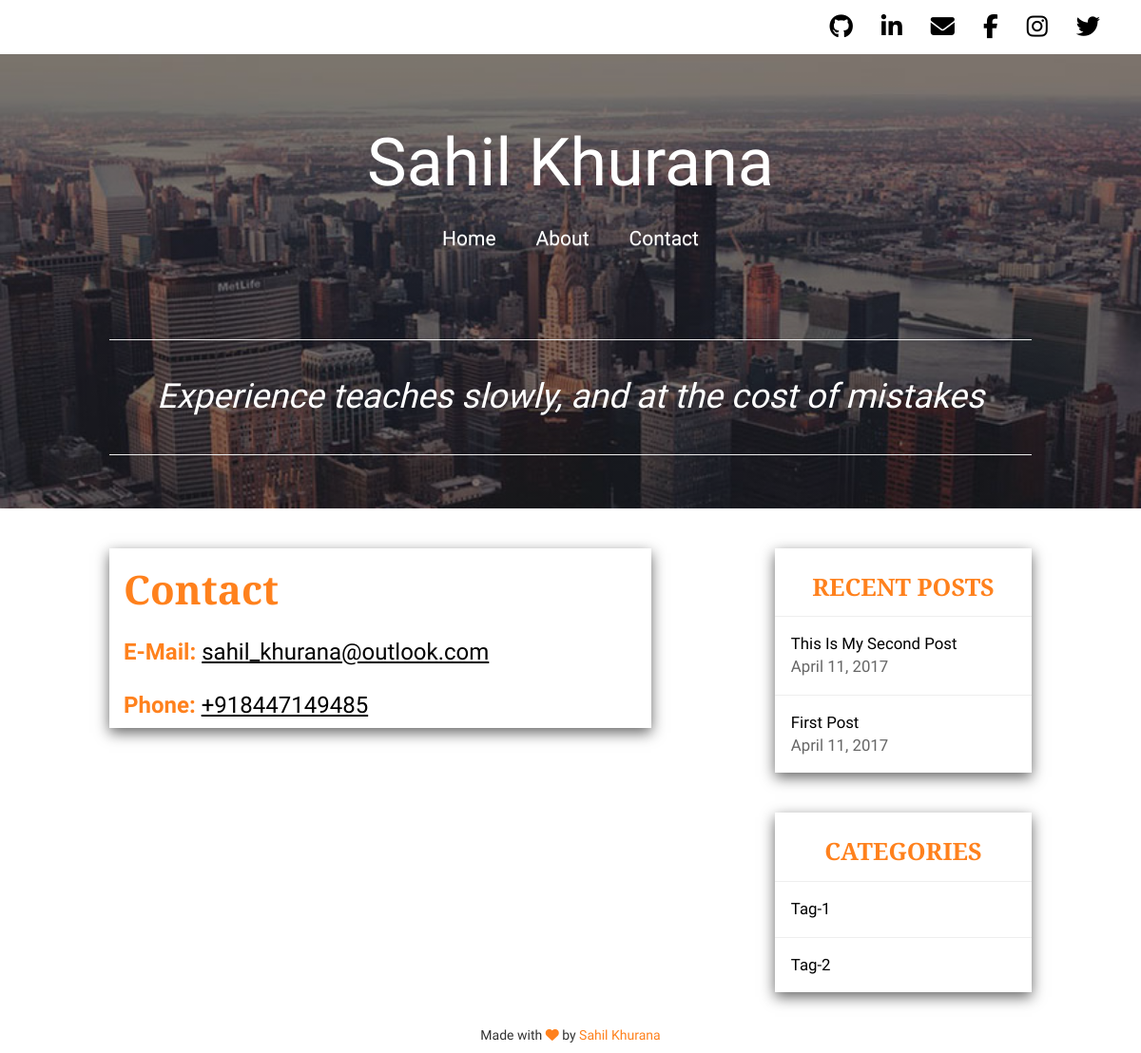
The app's page /contact/, older data.
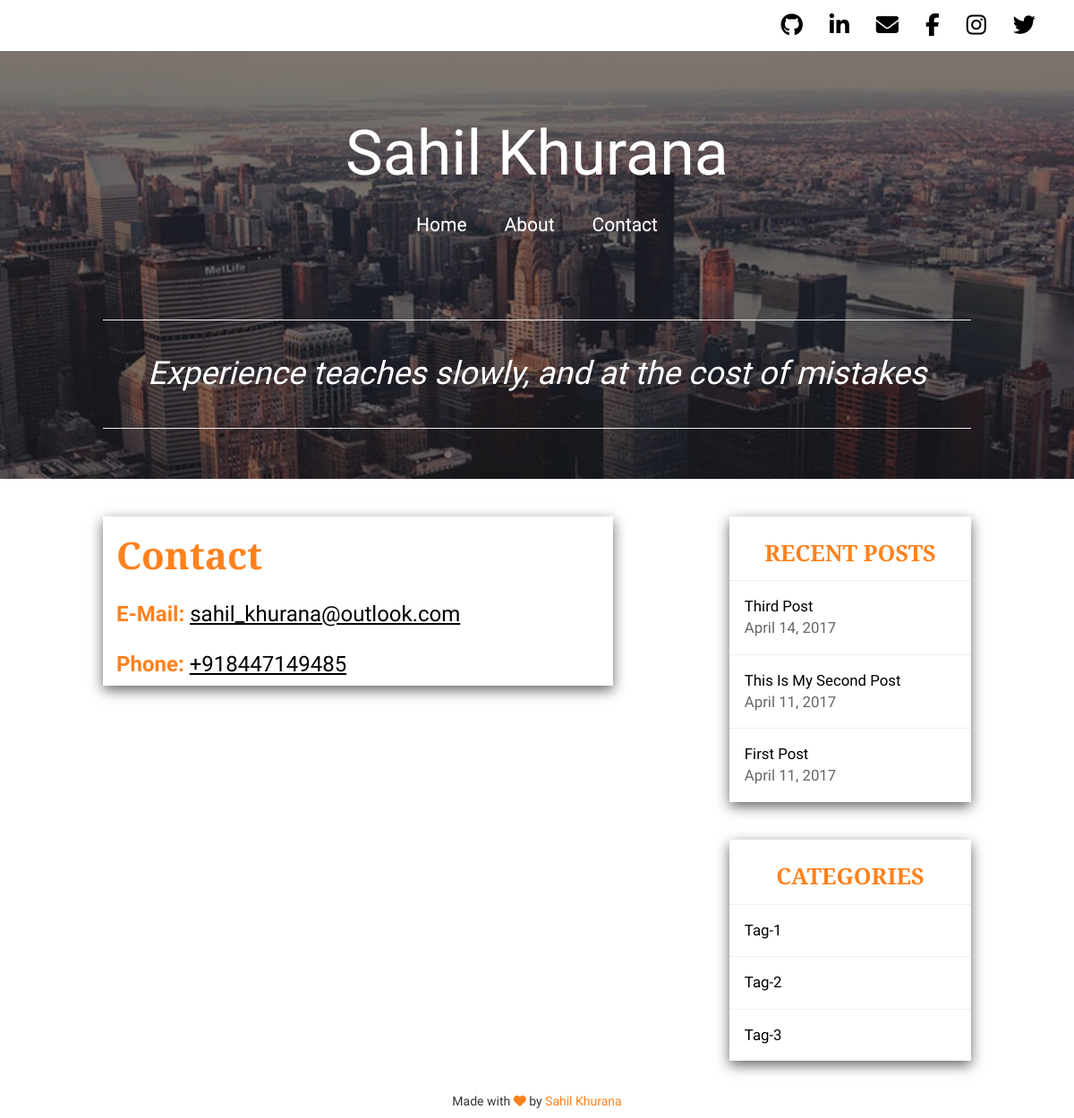
The same page, newer data.
### blog/models.py (models this page shows, shortened)
class Post(models.Model):
    title = models.CharField(max_length = 200)
    desc_sh = RichTextUploadingField(verbose_name = 'Short Description')
    desc_lg = RichTextUploadingField(verbose_name = 'Long Description')
    image = models.ImageField(upload_to='%Y/%m/%d/', blank=True, null=True)
    create_date = models.DateTimeField(verbose_name = 'Created on:', default = timezone.now())
    published_date = models.DateTimeField(verbose_name = 'Published on:', blank = True, null =  True)
    read_time = models.IntegerField(default = 5)
    tags = models.ManyToManyField('Tag')
    def was_published_recently(self):
        now  = timezone.now()
        return now - datetime.timedelta(days=1) <= self.published_date <= now
    was_published_recently.admin_order_field = 'published_date'
    was_published_recently.boolean = True
    was_published_recently.short_description = 'Published recently?'

class Tag(models.Model):
    name = models.CharField(max_length = 100, blank=True, null=True)

### blog/views.py (the view)
# urls.py: url(r'^contact/$', views.contact, name='contact')
def contact(request):
    latest_posts = Post.objects.order_by('-published_date')[:5]
    tags = Tag.objects.all()
    context = {'latest_posts':latest_posts, 'tags':tags}
    return render(request, 'blog/contact.html', context)

### blog/templates/blog/contact.html
{% extends 'blog/base.html' %}
{% block contact %}
<div class="row shCard" id="contactme">
    <div class="row" id="contactContact">
        <div class="col-md-12">
        <h1>Contact</h1>
        </div>
    </div>
    <div class="row" id="contactEmail">
        <div class="col-md-12">
        <h3>E-Mail: <a href="mailto:sahil_khurana@outlook.com">sahil_khurana@outlook.com</a></h3>
        </div>
    </div>
    <div class="row" id="contactPhone">
        <div class="col-md-12">
        <h3>Phone: <span>+918447149485</span></h3>
        </div>
    </div>
</div>
{% endblock %}

### blog/templates/blog/base.html (shortened to what this page needs)
{% load static %}
<!DOCTYPE html>
<html>
<head>
	<link rel="stylesheet" href="https://maxcdn.bootstrapcdn.com/bootstrap/3.3.7/css/bootstrap.min.css">
	<link rel="stylesheet" href="https://maxcdn.bootstrapcdn.com/bootstrap/3.3.7/css/bootstrap-theme.min.css">
	<link rel="stylesheet" type="text/css" href="{% static 'blog/css/main.css' %}">
</head>
<body>
	<nav class="navbar navbar-default">
		<div class="container-fluid">
			<ul class="nav navbar-nav navbar-right">
				<li>
					<a href="https://www.github.com/sahilkhurana19" target="_blank"><i class="fa fa-github"></i></a>
				</li>
				<li>
					<a href="https://www.linkedin.com/in/sahilkhurana19/" target="_blank"><i class="fa fa-linkedin"></i></a>
				</li>
				<li>
					<a href="mailto:sahil_khurana@outlook.com" target="_blank"><i class="fa fa-envelope"></i></a>
				</li>
				<li>
					<a href="https://www.facebook.com/sahil.khurana19" target="_blank"><i class="fa fa-facebook"></i></a>
				</li>
				<li>
					<a href="https://www.instagram.com/sahilkhurana19/" target="_blank"><i class="fa fa-instagram"></i></a>
				</li>
				<li>
					<a href="https://www.twitter.com/sahil_khurana19" target="_blank"><i class="fa fa-twitter"></i></a>
				</li>
			</ul>
		</div>
	</nav>
	<div class="conatiner-fluid">
		<div class="row marginEquator" id="skylinePhoto">
			<div class="col-md-12 col-sm-12 col-xs-12 col-lg-12" id="contentBox">
				<div class="row marginEquator" id="nameRow">
					<h1>Sahil Khurana</h1>
				</div>
				<div class="row" id="navRow">
					<ul class="nav navbar-nav">
						<li>
							<a href="/">Home</a>
						</li>
						<li>
							<a href="https://sahilkhurana19.github.io" target="_blank">About</a>
						</li>
						<li>
							<a href="/contact/#contactme">Contact</a>
						</li>
					</ul>
				</div>
				<div class="row marginEquator">
					<div class="col-md-offset-1 col-lg-offset-1 col-sm-offset-1 col-xs-offset-1 col-md-10 col-lg-10 col-sm-10 col-xs-10">
					<hr id="lineAbove">
					</div>
				</div>
				<div class="row marginEquator">
					<div class="col-md-offset-1 col-lg-offset-1 col-sm-offset-1 col-xs-offset-1 col-md-10 col-lg-10 col-sm-10 col-xs-10">
					<h1 id="mainQuote">Experience teaches slowly, and at the cost of mistakes</h1>
					</div>
				</div>
				<div class="row marginEquator">
					<div class="col-md-offset-1 col-lg-offset-1 col-sm-offset-1 col-xs-offset-1 col-md-10 col-lg-10 col-sm-10 col-xs-10">
					<hr id="lineBelow">
					</div>
				</div>
			</div>
		</div>
		<div class="row marginEquator">
			<div class="col-md-offset-1 col-lg-offset-1 col-md-6 col-sm-7 col-xs-12 col-lg-6">
					{% block contact %}
					{% endblock %}
			</div>
			<div class="col-md-offset-1 col-lg-offset-1 col-sm-offset-1 col-md-3 col-lg-3 col-sm-4 col-xs-12 ">
				<div class="row shCard">
				<h2 class="rightCard">
					RECENT POSTS
				</h2>
				{% for post in latest_posts %}
					<div class="recentPosts">
						<a href="{% url 'blog:detail' post.id %}">{{ post.title|title }}</a>
						<br>
						<span style="color: #666">{{ post.published_date|date }}</span>
					</div>
				{% endfor %}
				</div>
				<div class="row shCard catCard">
					<h2 class="rightCard">
						CATEGORIES
					</h2>
					{% for tag in tags %}
						<div class="categories">
							<a href="{% url 'blog:category' tag.id %}">{{ tag.name|capfirst }}</a>
							<br>
						</div>
					{% endfor %}
				</div>
			</div>
		</div>
		<div class="row footer">
			<h5>Made with <i class="fa fa-heart"></i> by <a href="https://sahilkhurana19.github.io" target="_blank">Sahil Khurana</a></h5>
		</div>
	</div>
</body>
</html>

Row changes from the older to the newer data that the page shows:
added Post: title "Third Post", published_date "April 14, 2017"
added Tag: name "Tag-3"
